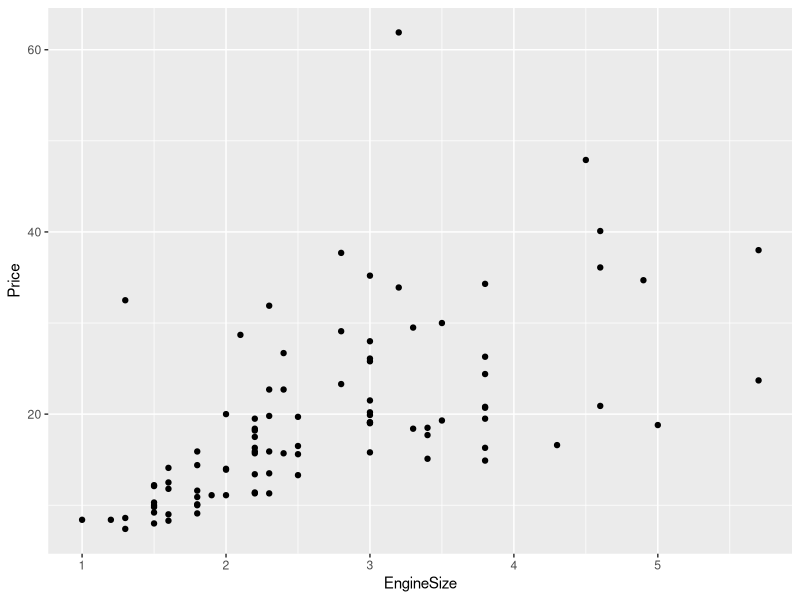
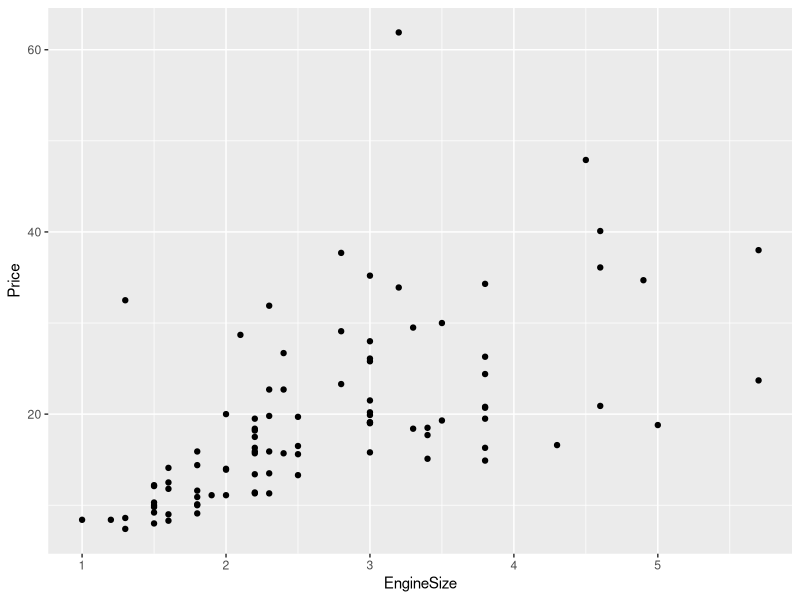
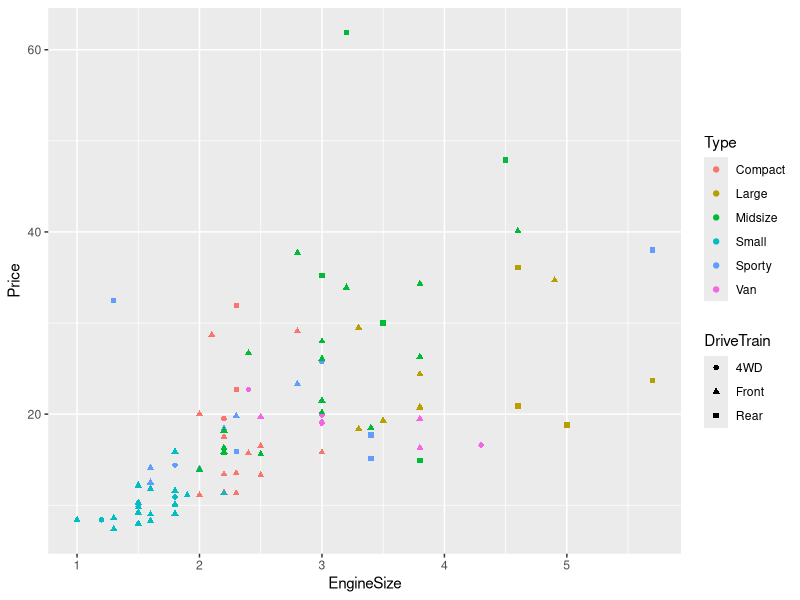

Source code (R) for these figures, in order:
## ---- chunk 1
library(MASS)
library(ggplot2)
## ---- chunk 2
qplot(x = EngineSize, y = Price, data = Cars93)
## ---- chunk 3
ggplot(Cars93, aes(x = EngineSize, y = Price)) + geom_point()
## ---- chunk 4
ggplot(Cars93, aes(x = EngineSize, y = Price, colour = Type, shape = DriveTrain)) + geom_point()
